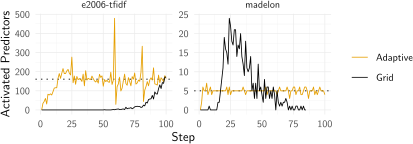

The R source for this figure:

library(ggplot2)
library(tikzDevice)
library(tibble)
library(readr)

source("R/utils.R")

theme_set(theme_minimal(base_size = 9))

d <- read_rds("results/case-study.rds")

options(
  tikzDocumentDeclaration =
    "\\documentclass[10pt]{beamer}\n"
)

mrk <- 16087 / 100
cols <- c(
  "#999999", "#E69F00", "#56B4E9", "#009E73", "#F0E442",
  "#0072B2", "#D55E00", "#CC79A7"
)

hline_data <- tribble(
  ~dataset, ~m,
  "e2006-tfidf", 16087 / 100,
  "madelon", 500 / 100
)

file <- "figures/case-study.tex"

tikz(file, width = 4.3, height = 1.6, standAlone = TRUE)
ggplot(d, aes(step, newactive, col = method)) +
  geom_hline(aes(yintercept = m), data = hline_data, linetype = 3) +
  geom_line() +
  labs(x = "Step", y = "Activated Predictors") +
  theme(legend.title = element_blank()) +
  scale_color_manual(values = c(cols[2], 1)) +
  facet_wrap(~dataset, scales = "free_y")
dev.off()

renderPdf(file)
